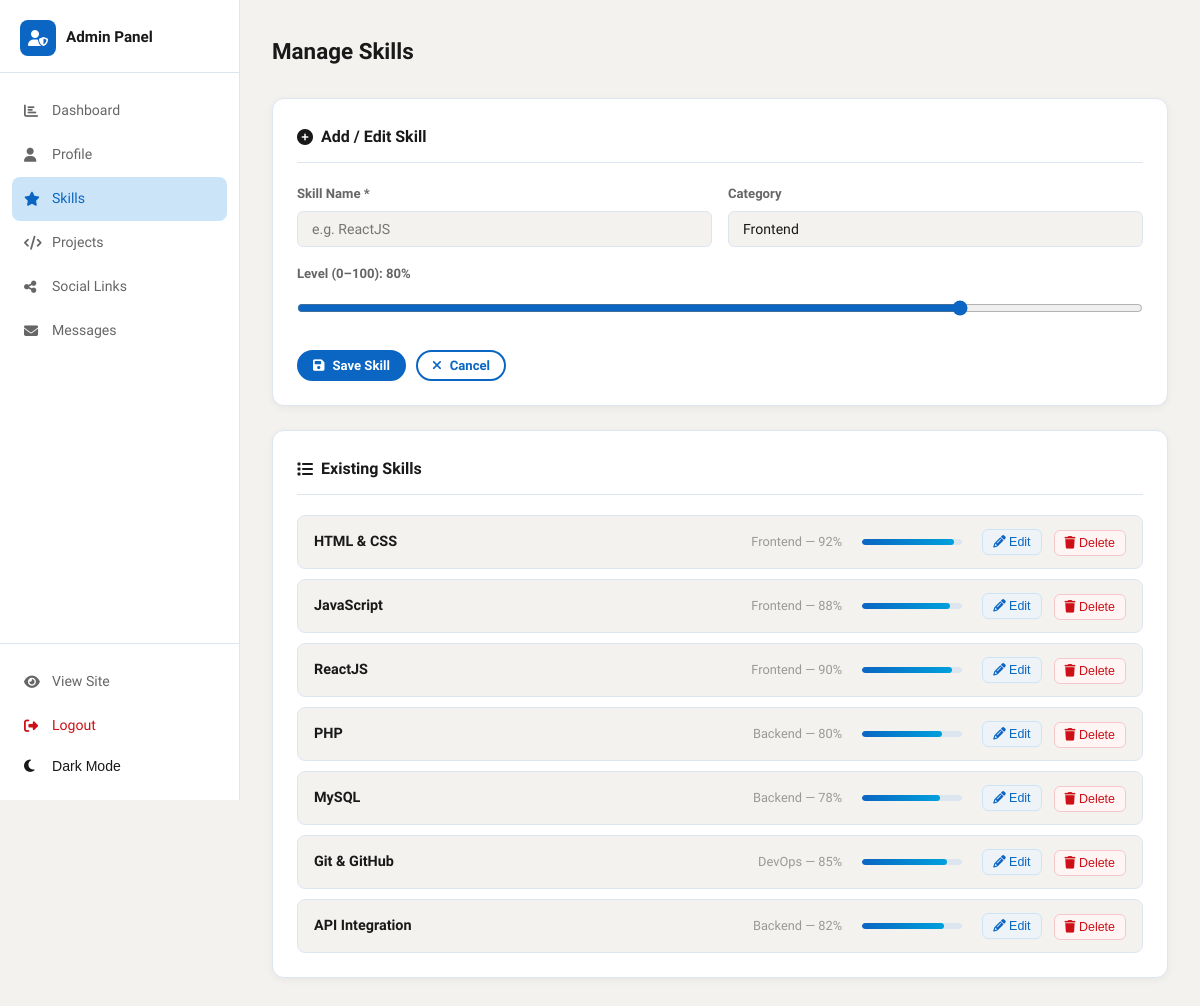
Screenshot of /?tab=skills (signed in) with the database file from the repository.
### tables this page shows
CREATE TABLE IF NOT EXISTS skills (
    id          INT AUTO_INCREMENT PRIMARY KEY,
    name        VARCHAR(80) NOT NULL,
    level       TINYINT UNSIGNED NOT NULL DEFAULT 80,   
    category    VARCHAR(60) DEFAULT 'General',
    sort_order  INT DEFAULT 0
);

### config.php (called while the page is built, shortened)
<?php
function getDB(): PDO {
    static $pdo = null;
    if ($pdo === null) {
        $dsn = sprintf('mysql:host=%s;dbname=%s;charset=%s', DB_HOST, DB_NAME, DB_CHARSET);
        $options = [
            PDO::ATTR_ERRMODE            => PDO::ERRMODE_EXCEPTION,
            PDO::ATTR_DEFAULT_FETCH_MODE => PDO::FETCH_ASSOC,
            PDO::ATTR_EMULATE_PREPARES   => false,
        ];
        try {
            $pdo = new PDO($dsn, DB_USER, DB_PASS, $options);
        } catch (PDOException $e) {
            error_log('DB Connection failed: ' . $e->getMessage());
            die(json_encode(['error' => 'Database connection failed.']));
        }
    }
    return $pdo;
}
function clean(string $input): string {
    return htmlspecialchars(trim($input), ENT_QUOTES, 'UTF-8');
}

### includes/data.php (called while the page is built, shortened)
<?php
require_once __DIR__ . '/../config.php';
function getSkills(): array {
    $stmt = getDB()->query('SELECT * FROM skills ORDER BY sort_order ASC, id ASC');
    return $stmt->fetchAll();
}

### index.php (the view, shortened to what this page needs)
<?php
require_once __DIR__ . '/../config.php';
require_once __DIR__ . '/../includes/data.php';
$profile  = getProfile();
$skills   = getSkills();
$projects = getProjects();
$socials  = getSocialLinks();
$messages = getContactMessages();
$unread = array_filter($messages, fn($m) => !$m['is_read']);
$tab    = $_GET['tab'] ?? 'dashboard';
?>
<!DOCTYPE html>
<html lang="en" data-theme="light">
<head>
    <link rel="stylesheet" href="https://cdnjs.cloudflare.com/ajax/libs/font-awesome/6.5.0/css/all.min.css">
    <link rel="stylesheet" href="../assets/css/style.css">
    <link rel="stylesheet" href="../assets/css/admin.css">
</head>
<body>
<div class="admin-layout">
    <aside class="admin-sidebar">
        <div class="admin-logo">
            <div class="logo-icon"><i class="fas fa-user-shield"></i></div>
            <span>Admin Panel</span>
        </div>
        <nav class="admin-nav">
            <?php
            $navItems = [
                ['tab' => 'dashboard', 'icon' => 'fas fa-chart-bar',    'label' => 'Dashboard'],
                ['tab' => 'profile',   'icon' => 'fas fa-user',          'label' => 'Profile'],
                ['tab' => 'skills',    'icon' => 'fas fa-star',           'label' => 'Skills'],
                ['tab' => 'projects',  'icon' => 'fas fa-code',           'label' => 'Projects'],
                ['tab' => 'socials',   'icon' => 'fas fa-share-alt',      'label' => 'Social Links'],
                ['tab' => 'messages',  'icon' => 'fas fa-envelope',       'label' => 'Messages' . (!empty($unread) ? ' <span style="background:#cc1016;color:#fff;border-radius:10px;padding:1px 6px;font-size:.7rem">'.count($unread).'</span>' : '')],
            ];
            foreach ($navItems as $item):
            ?>
                <a href="?tab=<?= $item['tab'] ?>"
                   class="admin-nav-item <?= $tab === $item['tab'] ? 'active' : '' ?>">
                    <i class="<?= $item['icon'] ?>"></i>
                    <?= $item['label'] ?>
                </a>
            <?php endforeach; ?>
        </nav>
        <div class="admin-sidebar-footer">
            <a href="../index.php" class="admin-nav-item">
                <i class="fas fa-eye"></i> View Site
            </a>
            <a href="../logout.php" class="admin-nav-item" style="color:#cc1016;">
                <i class="fas fa-sign-out-alt"></i> Logout
            </a>
            <button class="admin-nav-item" onclick="toggleTheme()" style="color:inherit;">
                <i class="fas fa-moon" id="adminThemeIcon"></i> Dark Mode
            </button>
        </div>
    </aside>
    <main class="admin-main">
        <?php if ($tab === 'dashboard'): ?>
            <div class="admin-topbar">
                <h1>Dashboard</h1>
                <span style="font-size:.85rem;color:var(--text-muted)">
                    Welcome back, <strong><?= clean($_SESSION['admin_user'] ?? 'Admin') ?></strong>
                </span>
            </div>
            <div class="admin-stats">
                <div class="admin-stat-card">
                    <div class="admin-stat-icon blue"><i class="fas fa-star"></i></div>
                    <div>
                        <div class="admin-stat-num"><?= count($skills) ?></div>
                        <div class="admin-stat-label">Skills</div>
                    </div>
                </div>
                <div class="admin-stat-card">
                    <div class="admin-stat-icon green"><i class="fas fa-code"></i></div>
                    <div>
                        <div class="admin-stat-num"><?= count($projects) ?></div>
                        <div class="admin-stat-label">Projects</div>
                    </div>
                </div>
                <div class="admin-stat-card">
                    <div class="admin-stat-icon orange"><i class="fas fa-envelope"></i></div>
                    <div>
                        <div class="admin-stat-num"><?= count($messages) ?></div>
                        <div class="admin-stat-label">Messages</div>
                    </div>
                </div>
                <div class="admin-stat-card">
                    <div class="admin-stat-icon purple"><i class="fas fa-share-alt"></i></div>
                    <div>
                        <div class="admin-stat-num"><?= count($socials) ?></div>
                        <div class="admin-stat-label">Social Links</div>
                    </div>
                </div>
            </div>
            <div class="admin-card">
                <h2><i class="fas fa-user"></i> Profile Summary</h2>
                <p><strong><?= clean($profile['name'] ?? '') ?></strong>
                   — <?= clean($profile['role'] ?? '') ?></p>
                <p style="color:var(--text-muted);font-size:.88rem;margin-top:6px">
                    <?= clean($profile['location'] ?? '') ?>
                </p>
                <div style="margin-top:12px">
                    <a href="?tab=profile" class="btn btn-sm btn-outline">Edit Profile</a>
                </div>
            </div>
            <?php if (!empty($unread)): ?>
            <div class="admin-card">
                <h2><i class="fas fa-envelope"></i> Unread Messages (<?= count($unread) ?>)</h2>
                <table class="messages-table">
                    <tr><th>From</th><th>Subject</th><th>Date</th></tr>
                    <?php foreach (array_slice($unread, 0, 5) as $msg): ?>
                        <tr class="unread">
                            <td><?= clean($msg['sender_name']) ?></td>
                            <td><?= clean($msg['subject']) ?></td>
                            <td><?= date('M j, Y', strtotime($msg['created_at'])) ?></td>
                        </tr>
                    <?php endforeach; ?>
                </table>
                <div style="margin-top:12px">
                    <a href="?tab=messages" class="btn btn-sm btn-outline">View All</a>
                </div>
            </div>
            <?php endif; ?>
        <?php elseif ($tab === 'skills'): ?>
            <div class="admin-topbar"><h1>Manage Skills</h1></div>
            <div class="admin-card">
                <h2><i class="fas fa-plus-circle"></i> Add / Edit Skill</h2>
                <form method="POST" action="?tab=skills" class="admin-form" id="skillForm">
                    <div class="admin-form-row">
                        <div class="form-group">
                            <label>Skill Name *</label>
                            <input type="text" name="skill_name" id="skillNameField" placeholder="e.g. ReactJS" required>
                        </div>
                        <div class="form-group">
                            <label>Category</label>
                            <input type="text" name="skill_category" id="skillCatField" placeholder="Frontend" value="Frontend">
                        </div>
                    </div>
                    <div class="form-group">
                        <label>Level (0–100): <span id="skillLevelDisplay">80</span>%</label>
                        <input type="range" name="skill_level" id="skillLevelField" min="0" max="100" value="80"
                               oninput="document.getElementById('skillLevelDisplay').textContent=this.value"
                               style="width:100%;accent-color:var(--primary)">
                    </div>
                    <div style="display:flex;gap:10px">
                        <button type="submit" class="btn btn-primary btn-sm">
                            <i class="fas fa-save"></i> Save Skill
                        </button>
                        <button type="button" class="btn btn-outline btn-sm" onclick="resetSkillForm()">
                            <i class="fas fa-times"></i> Cancel
                        </button>
                    </div>
                </form>
            </div>
            <div class="admin-card">
                <h2><i class="fas fa-list"></i> Existing Skills</h2>
                <div class="admin-list">
                    <?php foreach ($skills as $sk): ?>
                        <div class="admin-list-item">
                            <div class="item-name"><?= clean($sk['name']) ?></div>
                            <div class="item-meta"><?= clean($sk['category']) ?> — <?= $sk['level'] ?>%</div>
                            <div class="skill-bar" style="width:100px;margin:0 8px">
                                <div class="skill-fill" style="width:<?= $sk['level'] ?>%"></div>
                            </div>
                            <button class="btn-edit"
                                onclick="editSkill(<?= $sk['id'] ?>, '<?= addslashes(clean($sk['name'])) ?>', <?= $sk['level'] ?>, '<?= addslashes(clean($sk['category'])) ?>')">
                                <i class="fas fa-pencil-alt"></i> Edit
                            </button>
                            <form method="POST" action="?tab=skills" style="display:inline"
                                  onsubmit="return confirm('Delete this skill?')">
                                <button type="submit" class="btn-delete">
                                    <i class="fas fa-trash"></i> Delete
                                </button>
                            </form>
                        </div>
                    <?php endforeach; ?>
                </div>
            </div>
        <?php endif; ?>
    </main>
</div>
</body>
</html>

### assets/css/style.css (style rules this page uses)
:root { --primary: #0a66c2; --primary-dark: #004182; --primary-light: #cce4f7; --accent: #00a0dc; --success: #057642; --danger: #cc1016; --wa-green: #25d366; --bg: #f3f2ef; --bg-card: #ffffff; --bg-alt: #eef3f8; --border: #dce6f1; --text: #191919; --text-secondary:#666; --text-muted: #999; --nav-bg: rgba(255,255,255,0.95); --nav-shadow: 0 2px 12px rgba(0,0,0,.1); --font-body: 'Sora', sans-serif; --font-mono: 'JetBrains Mono', monospace; --section-py: 80px; --card-radius: 16px; --radius-sm: 8px; --shadow-sm: 0 2px 8px rgba(0,0,0,.07); --shadow-md: 0 4px 20px rgba(0,0,0,.10); --shadow-lg: 0 8px 40px rgba(0,0,0,.13); --ease: cubic-bezier(.4,0,.2,1); --dur: 0.3s; }
*, *::before, *::after { box-sizing: border-box; margin: 0; padding: 0; }
html { scroll-behavior: smooth; font-size: 16px; }
body { font-family: var(--font-body); background: var(--bg); color: var(--text); line-height: 1.7; transition: background var(--dur) var(--ease), color var(--dur) var(--ease); }
a { color: var(--primary); text-decoration: none; }
.btn { display: inline-flex; align-items: center; gap: 8px; padding: 10px 22px; border-radius: 24px; font-family: var(--font-body); font-size: .88rem; font-weight: 600; cursor: pointer; border: 2px solid transparent; transition: all var(--dur) var(--ease); white-space: nowrap; text-decoration: none; }
.btn-primary { background: var(--primary); color: #fff; border-color: var(--primary); }
.btn-outline { background: transparent; color: var(--primary); border-color: var(--primary); }
.btn-sm { padding: 6px 14px; font-size: .82rem; }
.skill-bar { height: 6px; background: var(--border); border-radius: 4px; overflow: hidden; }
.skill-fill { height: 100%; background: linear-gradient(90deg, var(--primary), var(--accent)); border-radius: 4px; transition: width 1.2s var(--ease); }
.form-group { margin-bottom: 20px; }
.form-group label { display: block; font-size: .84rem; font-weight: 600; color: var(--text-secondary); margin-bottom: 6px; }
.form-group input, .form-group textarea { width: 100%; padding: 11px 16px; border: 1.5px solid var(--border); border-radius: var(--radius-sm); background: var(--bg); color: var(--text); font-family: var(--font-body); font-size: .9rem; transition: border-color var(--dur), box-shadow var(--dur); outline: none; }

### rows the page displays
skills: name "HTML & CSS", category "Frontend", level "92"
skills: name "JavaScript", category "Frontend", level "88"
skills: name "ReactJS", category "Frontend", level "90"
skills: name "PHP", category "Backend", level "80"
skills: name "MySQL", category "Backend", level "78"
skills: name "Git & GitHub", category "DevOps", level "85"
skills: name "API Integration", category "Backend", level "82"

### other values shown
$item['label'] "Dashboard"
$item['label'] "Profile"
$item['label'] "Skills"
$item['label'] "Projects"
$item['label'] "Social Links"
$item['label'] "Messages"
